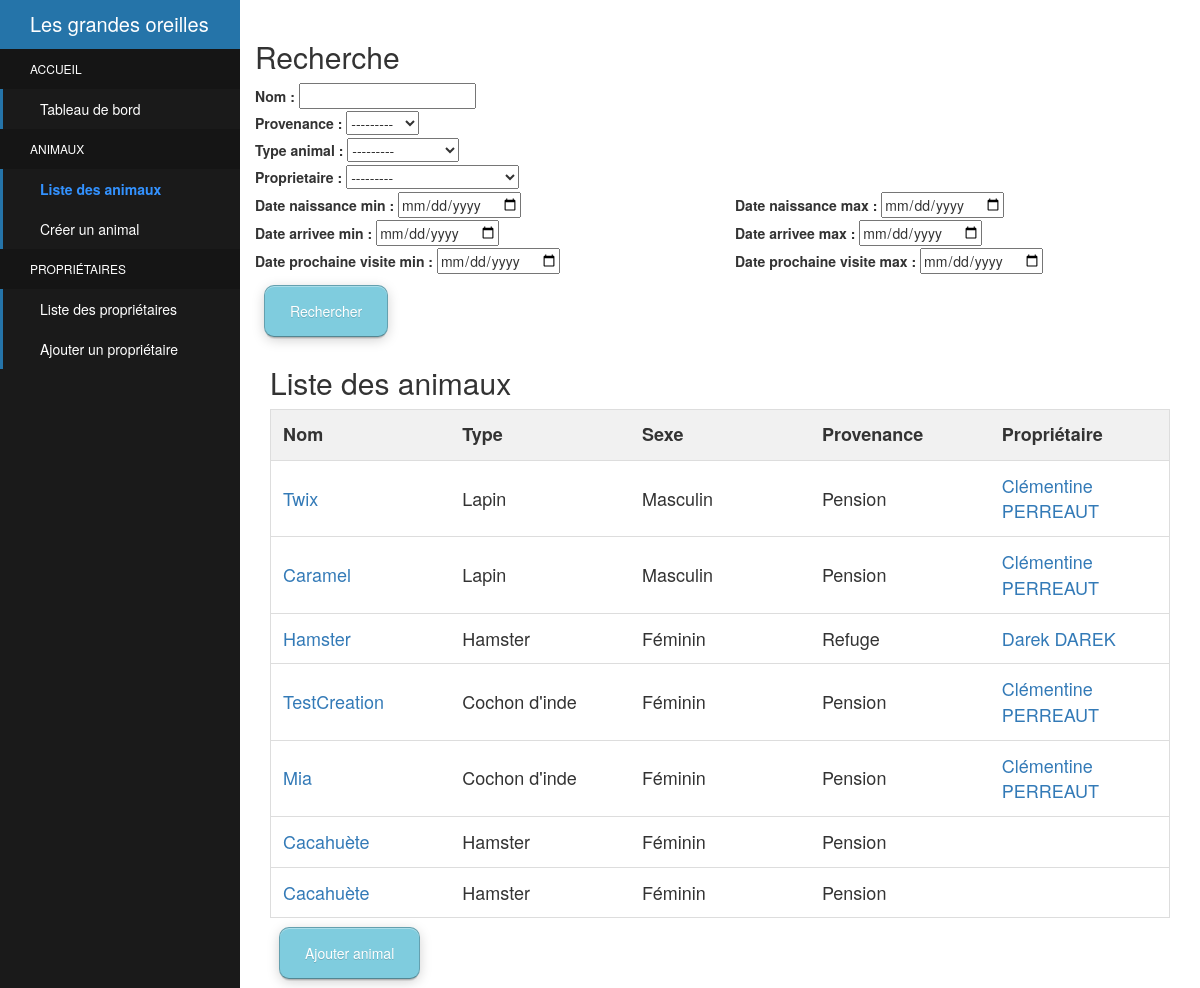
/applicationTest/animals/ (signed in), run on the app's committed database.
### applicationTest/models.py (models this page shows, shortened)
class Animal(models.Model):
    nom = models.CharField(max_length=100)
    date_naissance = models.DateTimeField(verbose_name = "Date de naissance", null=True)
    date_arrivee = models.DateTimeField(verbose_name = "Date de première arrivée", null=True)
    date_visite = models.DateTimeField(verbose_name = "Date de prochaine visite vétérinaire", null=True)
    date_adoption = models.DateTimeField(verbose_name = "Date d'adoption", null=True)
    description = models.CharField(max_length=2000, null=True, blank=True)
    type_animal = models.CharField(max_length=30, verbose_name="Type d'animal",choices=TYPE_DEMANDE)
    sexe = models.CharField(max_length=30, verbose_name="Sexe",choices=SEXE)
    origine = models.CharField(max_length=30, verbose_name="Origine",choices=ORIGINE, null=True)
    sterilise = models.CharField(max_length=30, verbose_name="Stérilisé",choices=OUI_NON, null=True)
    vaccine = models.CharField(max_length=30, verbose_name="Vacciné",choices=OUI_NON, null=True)
    proprietaire = models.ForeignKey(Proprietaire, on_delete=models.PROTECT, null=True, blank=True)
    adoption = models.OneToOneField(Adoption, on_delete=models.PROTECT, null=True, blank=True)

class Proprietaire(models.Model):
    nom = models.CharField(max_length=100, null=True)
    prenom = models.CharField(max_length=100, null=True)
    mail = models.CharField(max_length=200, verbose_name = "Adresse mail", null=True)
    adresse = models.CharField(max_length=500, null=True)
    telephone = models.CharField(max_length=15, verbose_name = "Numéro de téléphone", null=True)
    def __str__(self):
        return self.prenom + " " + self.nom

### applicationTest/views.py (the view)
@login_required
def search_animal(request):
    animals = Animal.objects.all()
    selected = "animals"
    if request.method == 'POST':
        form = AnimalSearchForm(request.POST)
        if form.is_valid():
            proprietaire_form = form.cleaned_data['proprietaire']
            type_animal_form = form.cleaned_data['type_animal']
            nom_form = form.cleaned_data['nom']
            date_naissance_min = form.cleaned_data['date_naissance_min']
            date_naissance_max = form.cleaned_data['date_naissance_max']
            date_arrivee_min = form.cleaned_data['date_arrivee_min']
            date_arrivee_max = form.cleaned_data['date_arrivee_max']
            date_prochaine_visite_min = form.cleaned_data['date_prochaine_visite_min']
            date_prochaine_visite_max =form.cleaned_data['date_prochaine_visite_max']
            if (proprietaire_form != None):
                animals = animals.filter(proprietaire=proprietaire_form)
            if(type_animal_form):
                animals = animals.filter(type_animal = type_animal_form)
            if(nom_form != None):
                animals = animals.filter(nom__icontains = nom_form)
            if (date_naissance_min):
                animals = animals.filter(date_naissance__gte = date_naissance_min)
            if (date_naissance_max):
                animals = animals.filter(date_naissance__lte = date_naissance_max)
            if (date_arrivee_min):
                animals = animals.filter(date_arrivee__gte = date_arrivee_min)
            if (date_arrivee_max):
                animals = animals.filter(date_arrivee__lte = date_arrivee_max)
            if (date_prochaine_visite_min):
                animals = animals.filter(date_prochaine_visite__gte = date_prochaine_visite_min)
            if (date_prochaine_visite_max):
                animals = animals.filter(date_prochaine_visite__lte = date_prochaine_visite_max)
    else:
        form = AnimalSearchForm()
    return render(request, 'applicationTest/animal_list.html', locals())

### applicationTest/forms.py
class AnimalSearchForm(forms.Form):
    nom = forms.CharField(max_length=100, required=False)
    provenance = forms.ChoiceField(choices = BLANK_CHOICE_DASH + list(models.ORIGINE), widget=forms.Select(), required=False)
    type_animal = forms.ChoiceField(choices = BLANK_CHOICE_DASH + list(models.TYPE_DEMANDE), widget=forms.Select(), required=False)
    proprietaire = forms.ModelChoiceField(queryset = models.Proprietaire.objects.all(), required=False)
    date_naissance_min = forms.DateField(required=False, widget=DateInput())
    date_naissance_max = forms.DateField(required=False, widget=DateInput())
    date_arrivee_min = forms.DateField(required=False, widget=DateInput())
    date_arrivee_max = forms.DateField(required=False, widget=DateInput())
    date_prochaine_visite_min = forms.DateField(required=False, widget=DateInput())
    date_prochaine_visite_max = forms.DateField(required=False, widget=DateInput())

### templates/applicationTest/animal_list.html
{% extends "applicationTest/base.html" %}
{% block content %}
<h2>Recherche</h2>
<form action = "{% url "animals" %}" method="post">{%csrf_token %}
    <div class="row">
    	<div class="col-md-12">
    		{{ form.nom.label_tag }} {{ form.nom }}
    	</div>
    </div>
    <div class="row">
    	<div class="col-md-12">
    		{{ form.provenance.label_tag }} {{ form.provenance }}
    	</div>
    </div>
    <div class="row">
    	<div class="col-md-12">
    		{{ form.type_animal.label_tag }} {{ form.type_animal }}
    	</div>
    </div>
    <div class="row">
    	<div class="col-md-12">
    		{{ form.proprietaire.label_tag }} {{ form.proprietaire }}
    	</div>
    </div>
    <div class="row">
    	<div class="col-md-6">
    		{{ form.date_naissance_min.label_tag }} {{ form.date_naissance_min }}
    	</div>
    	<div class="col-md-6">
    		{{ form.date_naissance_max.label_tag }} {{ form.date_naissance_max }}
    	</div>
    </div>
    <div class="row">
    	<div class="col-md-6">
    		{{ form.date_arrivee_min.label_tag }} {{ form.date_arrivee_min }}
    	</div>
    	<div class="col-md-6">
    		{{ form.date_arrivee_max.label_tag }} {{ form.date_arrivee_max }}
    	</div>
    </div>
    <div class="row">
    	<div class="col-md-6">
    		{{ form.date_prochaine_visite_min.label_tag }} {{ form.date_prochaine_visite_min }}
    	</div>
    	<div class="col-md-6">
    		{{ form.date_prochaine_visite_max.label_tag }} {{ form.date_prochaine_visite_max }}
    	</div>
    </div>
    <input class="btn-search cyan rounded" type="submit" value="Rechercher" />
</form>
<div class="col-sm-12">
<h2>Liste des animaux</h2>
<table id="myTable">
  <tr class="header">
    <th style="width:20%;">Nom</th>
    <th style="width:20%;">Type</th>
	<th style="width:20%;">Sexe</th>
	<th style="width:20%;">Provenance</th>
	<th style="width:20%;">Propriétaire</th>
  </tr>
  {% for animal in animals %}
  <tr>
    <td><a href = "{% url 'detail_animal' animal.id %}">{{animal.nom}}</a></td>
    <td>{{animal.get_type_animal_display}}</td>
	<td>{{animal.get_sexe_display}}</td>
	<td>{{animal.get_origine_display}}</td>
	<td>
	{% if animal.proprietaire %}
	<a href = "{% url 'detail_proprietaire' animal.proprietaire.id %}">{{animal.proprietaire}}</a>
	{% endif %}
	</td>
  </tr>
  {% endfor %}
</table>
<a href= "{% url 'creer_animal' %}" class="btn-search cyan rounded">Ajouter animal</a>
</div>
{% endblock %}

### applicationTest/static/css/base.css (style rules this page uses)
* { box-sizing: border-box; }
#myTable { border-collapse: collapse; width: 100%; border: 1px solid #ddd; font-size: 18px; }
#myTable th, #myTable td { text-align: left; padding: 12px; }
#myTable tr { border-bottom: 1px solid #ddd; }
#myTable tr.header, #myTable tr:hover { background-color: #f1f1f1; }
.btn-search { color: white; padding: 15px 25px; display: inline-block; border: 1px solid rgba(0,0,0,0.21); border-bottom-color: rgba(0,0,0,0.34); text-shadow:0 1px 0 rgba(0,0,0,0.15); box-shadow: 0 1px 0 rgba(255,255,255,0.34) inset, 0 2px 0 -1px rgba(0,0,0,0.13), 0 3px 0 -1px rgba(0,0,0,0.08), 0 3px 13px -1px rgba(0,0,0,0.21); }
.btn-search { margin: 9px; }
.btn-search.cyan { background-color: #7fccde; }
.rounded { border-radius: 10px; }

### data on the page
Animal: nom "Twix", type_animal "Lapin", sexe "Masculin", origine "Pension", proprietaire "Clémentine PERREAUT"
Animal: nom "Caramel", type_animal "Lapin", sexe "Masculin", origine "Pension", proprietaire "Clémentine PERREAUT"
Animal: nom "Hamster", type_animal "Hamster", sexe "Féminin", origine "Refuge", proprietaire "Darek DAREK"
Animal: nom "TestCreation", type_animal "Cochon d'inde", sexe "Féminin", origine "Pension", proprietaire "Clémentine PERREAUT"
Animal: nom "Mia", type_animal "Cochon d'inde", sexe "Féminin", origine "Pension", proprietaire "Clémentine PERREAUT"
Animal: nom "Cacahuète", type_animal "Hamster", sexe "Féminin", origine "Pension"
Animal: nom "Cacahuète", type_animal "Hamster", sexe "Féminin", origine "Pension"
